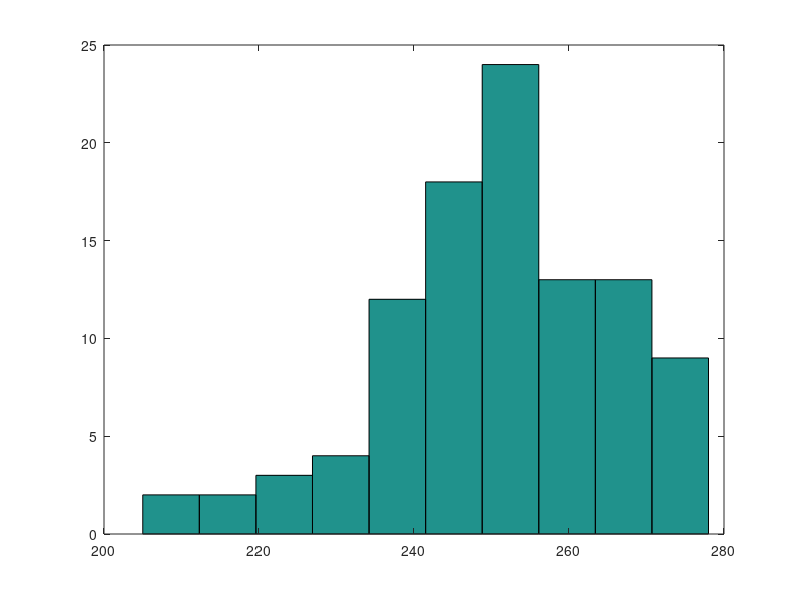
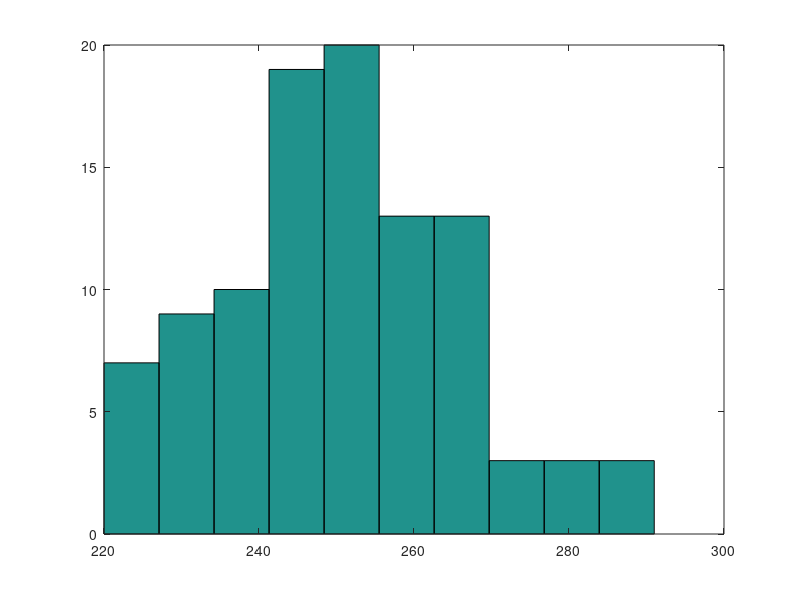

The MATLAB script that drew these images, in order:
% first estimate
lambda = 25*10;
% generate 100 trials
spikes = poissrnd(lambda, 100, 1);
figure
hist(spikes)

% second estimate
events = zeros(1,100);
intervals = 10 * 1000;
for trial = 1:100
    lambda_ms = 25 * 0.001;  
    events(trial) = sum(rand(intervals, 1) < lambda_ms);
end
figure
hist(events)